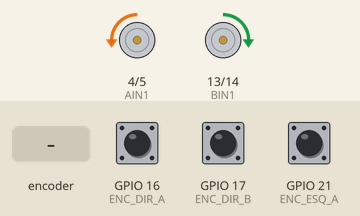
Simulated run of this sketch. Board: ESP32-S3. Parts: motor-driver pin pairs drawn as motors (green arrow = first pin HIGH = forward, orange = second pin HIGH = backward, longer = more drive, scaled by the enable pin). The inputs (shaded band) are chosen by the test bench; at power-on: GPIO 16 (ENC_DIR_A) HIGH, GPIO 17 (ENC_DIR_B) HIGH, GPIO 21 (ENC_ESQ_A) HIGH.

Above: at 0.15 s.
At 1.2 s:
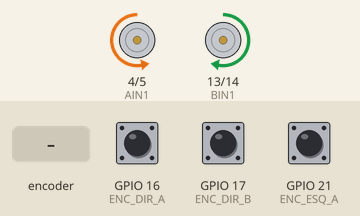
1.3 s: rotary encoder on GPIO 16 (ENC_DIR_A) / GPIO 17 (ENC_DIR_B) turned 3 steps (first pin leading)
At 2.2 s:
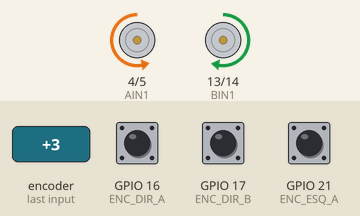
Timing chart, 0 to 4.3 s (numbered marks = the images above; inputs shaded):
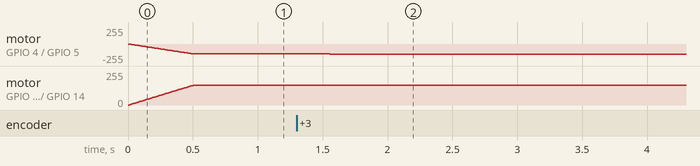

The sketch:

05-non-blocking-control-loop.ino
```cpp
#include <Arduino.h>

// ======================================================
// ===================== MOTORES =========================
// ======================================================

#define AIN1 4
#define AIN2 5
#define PWMA 12

#define BIN1 13
#define BIN2 14
#define PWMB 15

#define PWM_FREQ 1000
#define PWM_RES 8

// ======================================================
// ===================== ENCODERS ========================
// ======================================================

#define ENC_DIR_A 16
#define ENC_DIR_B 17
#define ENC_ESQ_A 21
#define ENC_ESQ_B 42

volatile long contadorDir = 0;
volatile long contadorEsq = 0;

// ======================================================
// ===================== CONTROLO ========================
// ======================================================

const long DISTANCIA = 1500;
const long ZONA_TRAVAGEM = 400;

int velMax = 150;
int velMin = 60;
int velRotacao = 130;

int baseSpeedTarget = 0;
int baseSpeedCurrent = 0;
int correction = 0;

const int passoAceleracao = 3;

// 🔥 Scheduler
unsigned long lastControlUpdate = 0;
const unsigned long CONTROL_INTERVAL = 10; // 100Hz

// ======================================================
// ===================== ISR =============================
// ======================================================

void IRAM_ATTR encoderDir_ISR() {
  if (digitalRead(ENC_DIR_B) == HIGH)
    contadorDir++;
  else
    contadorDir--;
}

void IRAM_ATTR encoderEsq_ISR() {
  if (digitalRead(ENC_ESQ_B) == HIGH)
    contadorEsq--;
  else
    contadorEsq++;
}

// ======================================================
// ===================== ESTADOS =========================
// ======================================================

enum Estado {
  ANDAR,
  RODAR
};

Estado estadoAtual = ANDAR;
int ladosFeitos = 0;

// ======================================================
// ===================== UTIL ============================
// ======================================================

void resetEncoders() {
  contadorDir = 0;
  contadorEsq = 0;
}

void definirFrente() {
  digitalWrite(AIN1, LOW);
  digitalWrite(AIN2, HIGH);
  digitalWrite(BIN1, HIGH);
  digitalWrite(BIN2, LOW);
}

void definirRotacaoDireita() {
  digitalWrite(AIN1, LOW);
  digitalWrite(AIN2, HIGH);
  digitalWrite(BIN1, LOW);
  digitalWrite(BIN2, HIGH);
}

// ======================================================
// ===================== CORE ============================
// ======================================================

void updateBaseSpeedRamp() {

  if (baseSpeedCurrent < baseSpeedTarget)
    baseSpeedCurrent += passoAceleracao;
  else if (baseSpeedCurrent > baseSpeedTarget)
    baseSpeedCurrent -= passoAceleracao;

  if (abs(baseSpeedCurrent - baseSpeedTarget) < passoAceleracao)
    baseSpeedCurrent = baseSpeedTarget;
}

void applyMotorOutput() {

  int velDir = baseSpeedCurrent - correction;
  int velEsq = baseSpeedCurrent + correction;

  velDir = constrain(velDir, 0, 255);
  velEsq = constrain(velEsq, 0, 255);

  ledcWrite(PWMA, velDir);
  ledcWrite(PWMB, velEsq);
}

// ======================================================
// ===================== CONTROL UPDATE ==================
// ======================================================

void controlUpdate() {

  switch (estadoAtual) {

    case ANDAR: {

      definirFrente();

      long progresso = abs(contadorDir);
      long restante = DISTANCIA - progresso;

      int velDesejada = velMax;

      if (restante < ZONA_TRAVAGEM) {
        float fator = (float)restante / ZONA_TRAVAGEM;
        velDesejada = velMin + (velMax - velMin) * fator;
      }

      baseSpeedTarget = velDesejada;

      long erro = contadorDir - contadorEsq;
      float Kp = 0.5;
      correction = Kp * erro;

      if (progresso >= DISTANCIA) {
        baseSpeedTarget = 0;
        correction = 0;
        resetEncoders();
        estadoAtual = RODAR;
      }

      break;
    }

    case RODAR:

      definirRotacaoDireita();

      baseSpeedTarget = velRotacao;
      correction = 0;

      if (abs(contadorDir) >= 500) {
        baseSpeedTarget = 0;
        resetEncoders();

        ladosFeitos++;
        if (ladosFeitos >= 4)
          ladosFeitos = 0;

        estadoAtual = ANDAR;
      }

      break;
  }

  updateBaseSpeedRamp();
  applyMotorOutput();
}

// ======================================================
// ===================== SETUP ===========================
// ======================================================

void setup() {

  Serial.begin(115200);

  pinMode(AIN1, OUTPUT);
  pinMode(AIN2, OUTPUT);
  pinMode(BIN1, OUTPUT);
  pinMode(BIN2, OUTPUT);

  ledcAttach(PWMA, PWM_FREQ, PWM_RES);
  ledcAttach(PWMB, PWM_FREQ, PWM_RES);

  pinMode(ENC_DIR_A, INPUT_PULLUP);
  pinMode(ENC_DIR_B, INPUT_PULLUP);
  pinMode(ENC_ESQ_A, INPUT_PULLUP);
  pinMode(ENC_ESQ_B, INPUT_PULLUP);

  attachInterrupt(digitalPinToInterrupt(ENC_DIR_A), encoderDir_ISR, RISING);
  attachInterrupt(digitalPinToInterrupt(ENC_ESQ_A), encoderEsq_ISR, RISING);

  resetEncoders();
}

// ======================================================
// ===================== LOOP ============================
// ======================================================

void loop() {

  unsigned long now = millis();

  if (now - lastControlUpdate >= CONTROL_INTERVAL) {
    lastControlUpdate = now;
    controlUpdate();
  }

  // Espaço reservado para:
  // - leitura sensores
  // - telemetria
  // - comunicação
  // - AI futura
}
```

Measured:
- after the input at 1.3 s, motor on GPIO 4 (AIN1) / GPIO 5 (AIN2): backward 149/255 → backward 150/255 after 0.26 s; motor on GPIO 13 (BIN1) / GPIO 14 (BIN2): forward 149/255 → forward 148/255 after 0.26 s
